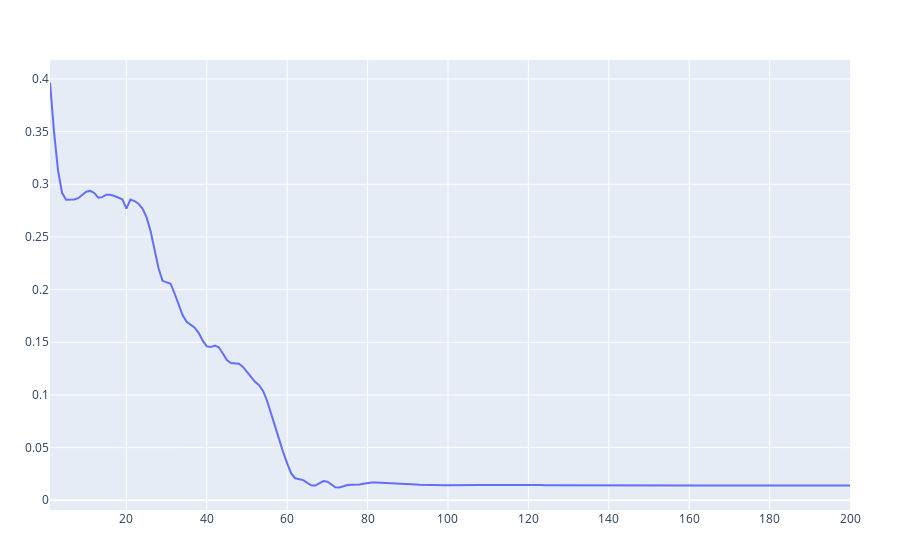

The cell this chart's notebook holds for it:
### Code cell
plot(sol.distance_trace)

### Figure 1 — Plotly figure (JSON) as saved in the notebook; plotly's stock layout.template omitted (floating-point values rounded to 4 significant figures; data arrays with more than 128 entries replaced by an {"elided": "..."} marker saying what was removed)
{"data": [{"type": "scatter", "x": {"elided": "200 int values"}, "y": {"elided": "200 float values"}}], "layout": {"margin": {"b": 50, "l": 50, "r": 50, "t": 60}}}
